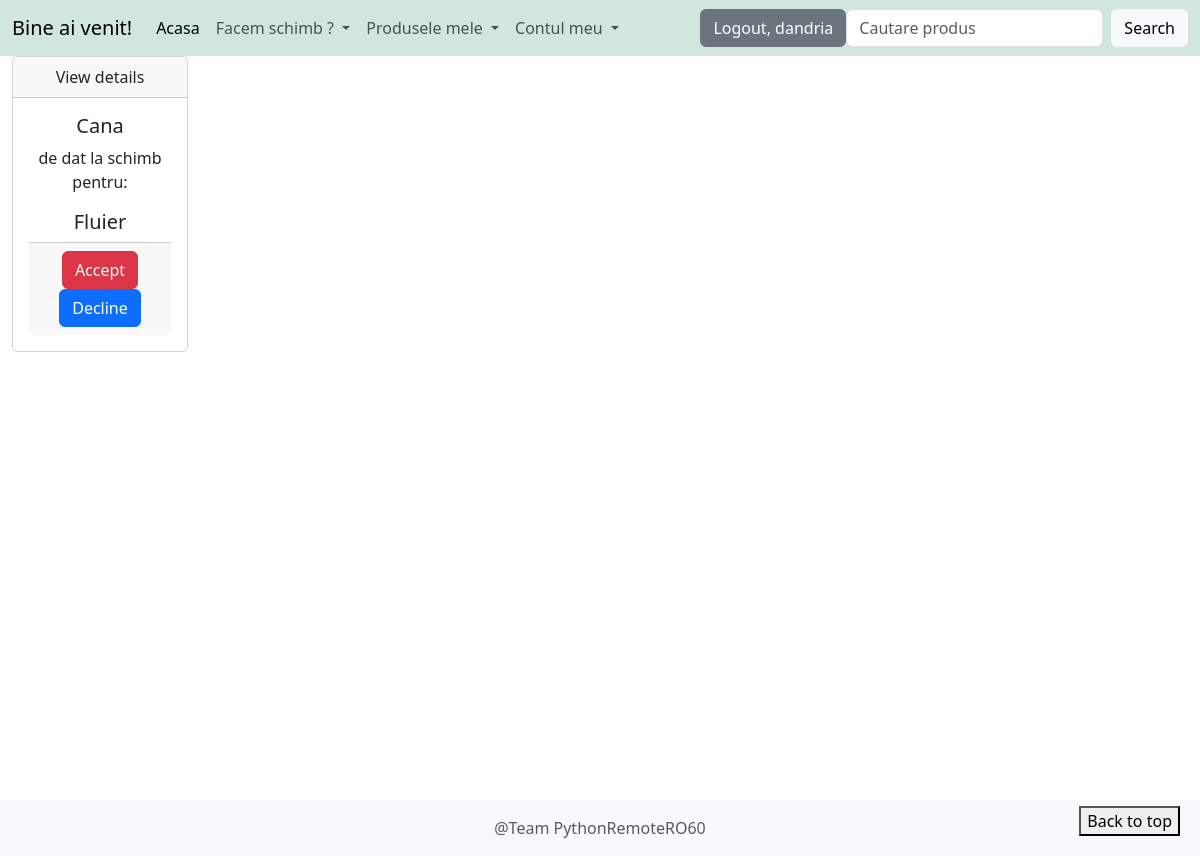
/list_requests (signed in), run on an earlier commit of the app's database.
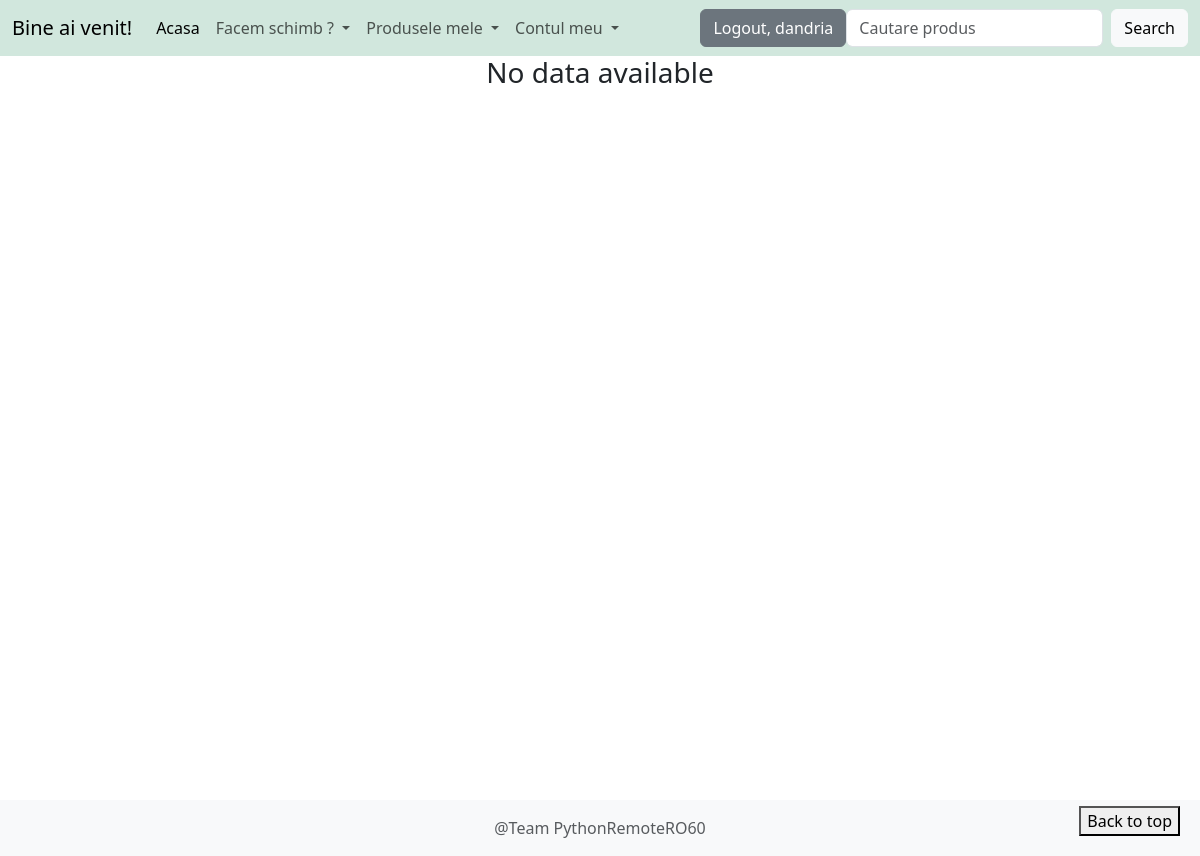
And on a later commit of the database.
### product/models.py (models this page shows, shortened)
class  ExchangeRequestModel(models.Model):
	choices = [('a', 'Accepted'), ('d', 'Declined'), ('u', 'Unprocessed')]
	owner = models.ForeignKey(User, on_delete=models.CASCADE, related_name='original_owner')
	requester = models.ForeignKey(User, on_delete=models.CASCADE, related_name='requester')
	base_product = models.ForeignKey(Product, on_delete=models.CASCADE, related_name='exchange_offers')
	exchange_for = models.ManyToManyField(Product, related_name='exchange_offers_for')
	accepted = models.CharField(max_length=1, choices=choices, default='u')
	created_at = models.DateTimeField(auto_now_add=True)
	updated_at = models.DateTimeField(auto_now=True)

class Product(models.Model):
	name = models.CharField(max_length=50)
	price = models.DecimalField(max_digits=9, decimal_places=2, null=True, blank=True)
	description = models.TextField(max_length=400)
	category = models.ForeignKey(Category, on_delete=models.CASCADE, related_name='products')
	user = models.ForeignKey(User, on_delete=models.CASCADE, null=True)
	product_picture = models.ImageField(upload_to='product_pictures/', null=True, blank=True)
	created_at = models.DateTimeField(auto_now_add=True)
	updated_at = models.DateTimeField(auto_now=True)

### product/views.py (the view)
# urls.py: path('list_requests', views.ReceivedExchangeRequestList.as_view(), name='list-requests'),
class ReceivedExchangeRequestList(LoginRequiredMixin, ListView):
	template_name = 'product/received_exchange_requests.html'
	model = ExchangeRequestModel
	context_object_name = 'exchange_requests'
	def get_queryset(self):
		query_set = self.model.objects.filter(owner=self.request.user, accepted='u').prefetch_related("exchange_for")
		return query_set

### templates/product/received_exchange_requests.html (shortened to what this page needs)
{% extends 'base.html' %}
{% block content %}
    <div class="container-fluid">
        <div class="row">
            {% if exchange_requests %}
                {% for exchange_request in exchange_requests %}
                    <div class="col-md-2">
                        <div class="card text-center">
                            <div class="card-header">
                                View details
                            </div>
                            <div class="card-body">
                                <h5 class="card-title">{{ exchange_request.base_product.name }}</h5>
                                <p>de dat la schimb pentru:</p>
                                {% for product in exchange_request.exchange_for.all %}
                                    <h5 class="card-text">{{ product.name }}</h5>
                                {% endfor %}
                                <div class="card-footer text-center">
                                    <form method="post" style="display: inline" action= {% url 'accept-exchange' %}>
                                        <button type="submit" class="btn btn-danger">Accept</button>
                                    <form method="post" style="display: inline" action= {% url 'accept-exchange' %}>
                                        <button type="submit" class="btn btn-primary">Decline</button>
                                </div>
                            </div>
                        </div>
                    </div>
                {% endfor %}
            {% else %}
                <div>
                    <h3 class="text-center">No data available</h3>
                </div>
            {% endif %}
        </div>
    </div>
{% endblock %}

What changed in the data, as far as the page shows it:
no longer on this page (row edited): ExchangeRequestModel: base_product.name "Cana"
no longer on this page (row unchanged): Product: name "Fluier"
Also different on the page:
text now shown: "No data available"
